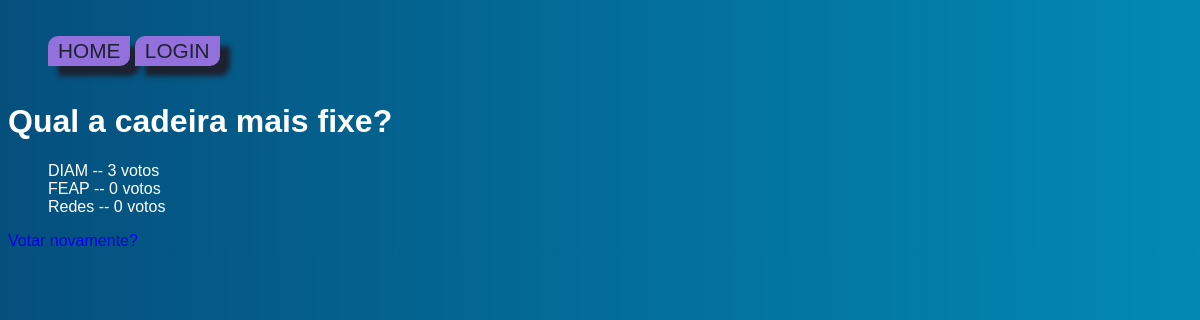
/votacao/13/resultados, run on an earlier commit of the app's database.
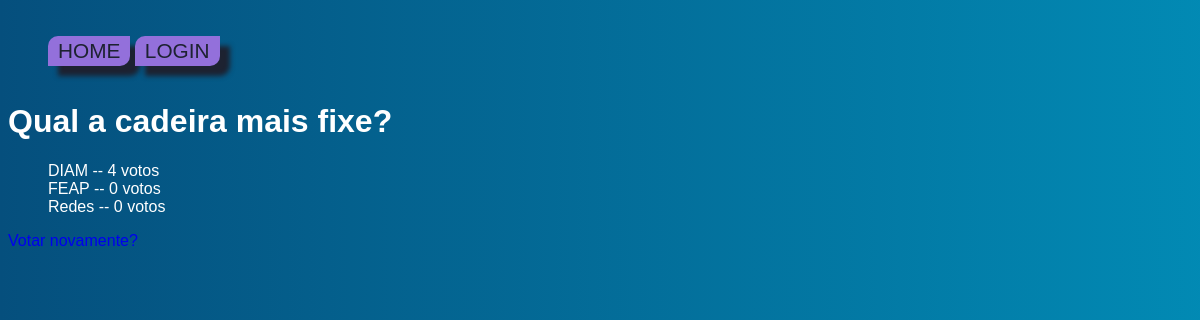
And on a later commit of the database.
### votacao/models.py (models this page shows, shortened)
class Opcao(models.Model):
    questao = models.ForeignKey(Questao, on_delete=models.CASCADE)
    opcao_texto = models.CharField(max_length=200)
    votos = models.IntegerField(default=0)

### votacao/views.py (the view)
# urls.py: path("<int:questao_id>/resultados", views.resultados, name="resultados"),
def resultados(request, questao_id):
    questao = get_object_or_404(Questao, pk=questao_id)
    return render(request, 'votacao/resultados.html', {'questao': questao})

### votacao/templates/votacao/resultados.html (shortened to what this page needs)
<!DOCTYPE html>
<html lang="en">
<head>
</head>
<body>
{% extends "./index.html" %}
{% block conteudo %}
    <h1>{{ questao.questao_texto }}</h1>
    <ul>
    {% for opcao in questao.opcao_set.all %}
        <li>{{ opcao.opcao_texto }} -- {{ opcao.votos }} voto{{ opcao.votos|pluralize }}</li>
    {% endfor %}
    </ul>
    <a href="{% url 'votacao:detalhe' questao.id %}">Votar novamente?</a>
{% endblock %}

What changed in the data, as far as the page shows it:
changed Opcao "DIAM": votos "3" → "4"
